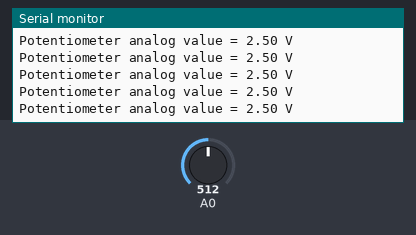
The program below on a simulated Arduino Uno, built with avr-gcc and run on an emulated ATmega328P. On the bench: the last lines printed to the serial monitor. The inputs (shaded band) are chosen by the test bench; at power-on: A0 = 512.

Above: at 1.2 s.
1.3 s: A0 set to 716
At 1.9 s:
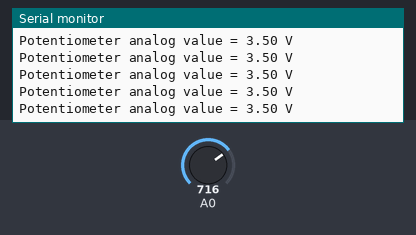
4.3 s: A0 set to 900
At 5.2 s:
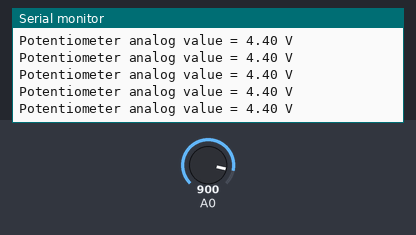
Timing chart, 0 to 7.3 s (numbered marks = the images above; inputs shaded):
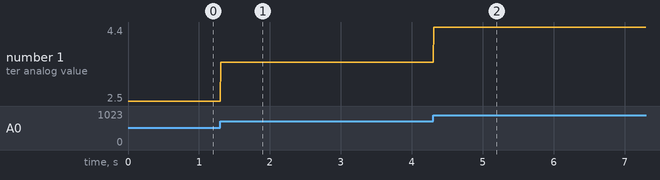

Measured:
- after the input at 1.3 s, the serial monitor: prints a new line at once (image 1)
- after the input at 4.3 s, the serial monitor: prints a new line at once (image 2)
- plotted number 1: 2.5 → 3.5 after the input at 1.3 s, 3.5 → 4.4 after the input at 4.3 s

The program:

main.cpp
```cpp
/*
  Baran Bolat
  20.04.2025
  ADC_exercise
*/

#include <Arduino.h>

volatile bool readADC = false;

void setup()
{
  // Setup for reference voltag ==> 5V
  ADMUX |= (1<<REFS0);  // REFS0 = 1
  ADMUX &= ~(1<<REFS1); // REFS1 = 0

  ADMUX &= 0b0000; // analog input 0

  ADCSRA |= (1<<ADEN); //Enable ADC

  // Setup for Prescaler
  ADCSRA |= (1<<ADPS0) | (1<<ADPS1) | (1<<ADPS2);

  // Timer1 as Normal Mode
  TCCR1A = 0;
  TCCR1B = 0;

  // Timer as CTC
  TCCR1B |= (1<<WGM12);

  // Prescaler to 1
  TCCR1B |= (1<<CS10) | (1<<WGM12);

  OCR1A = 7812;
  TIMSK1 |= (1<<OCIE1A);

  sei(); // Enable interrupts
  Serial.begin(115200);
}

void loop()
{

  if(readADC)
  {
    // Start ADC
    ADCSRA |=(1<<ADSC);

    while(ADCSRA & (1<<ADSC));
    int analogValue = ADC; // Read analog (ADC) value
    float voltage = (ADC * 5.0) /1023.0; // convert analog value to voltage value

    // print out voltage value to serial monitor
    Serial.print("Potentiometer analog value = ");
    Serial.print(voltage);
    Serial.println(" V");
  }

}

ISR(TIMER1_COMPA_vect)
{
  readADC = true;
}
```
